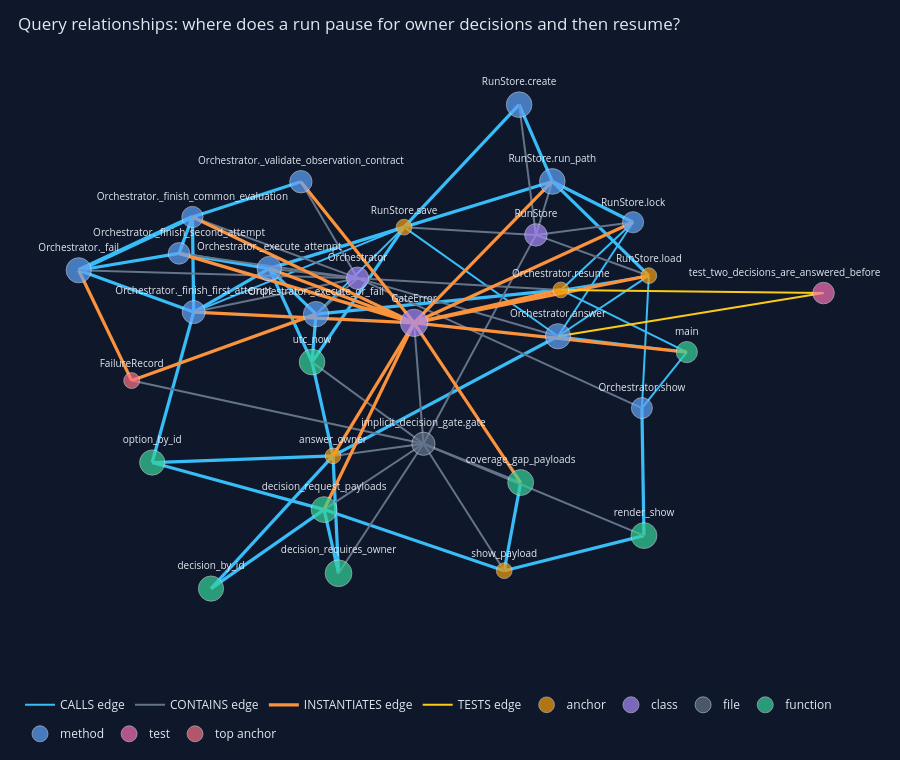

Notebook code cell kept with this figure:
### Code cell
query_figure = query_result_figure(knowledge, result)
query_figure.show(
    renderer="plotly_mimetype",
    config={"displaylogo": False, "responsive": True, "scrollZoom": True},
)
